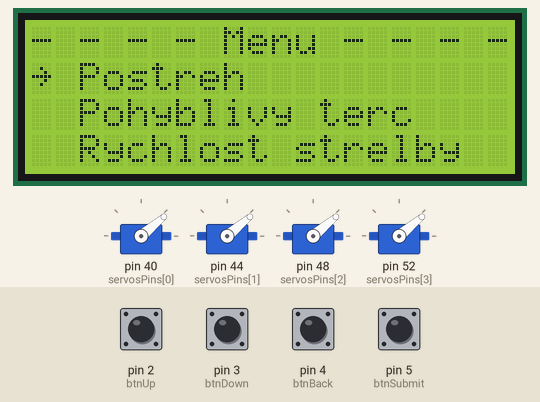
A sketch run on a simulated Arduino Mega 2560, built with avr-gcc and run on an emulated ATmega2560. Parts: 4 × servo, 20×4 character LCD. The inputs (shaded band) are chosen by the test bench; at power-on: pin 2 (btnUp), pin 3 (btnDown), pin 4 (btnBack), pin 5 (btnSubmit) LOW. Random numbers use the default seed unless the sketch sets one; the modem accepts every AT command (registered, SIM ready, sends succeed) and sends nothing else; what the sketch prints to the serial monitor is not drawn.

Above: at 2.1 s.
2.2 s: pin 3 (btnDown) pulled HIGH for 0.15 s
At 3.4 s:
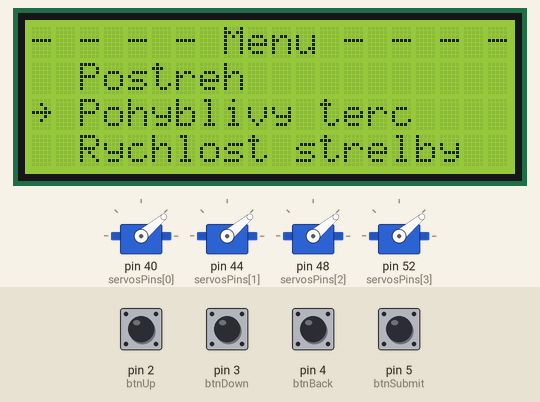
3.8 s: pin 5 (btnSubmit) pulled HIGH for 0.15 s
At 4.1 s:
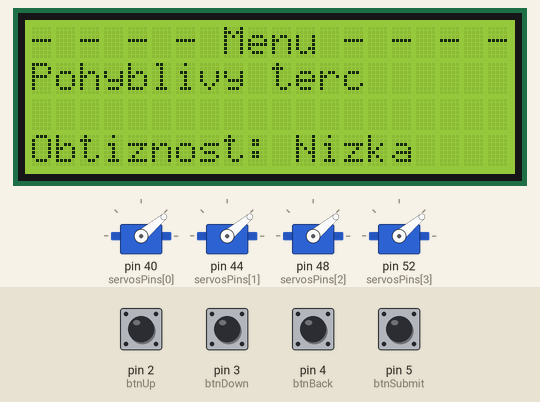
5.4 s: pin 2 (btnUp) pulled HIGH for 0.15 s
At 5.9 s:
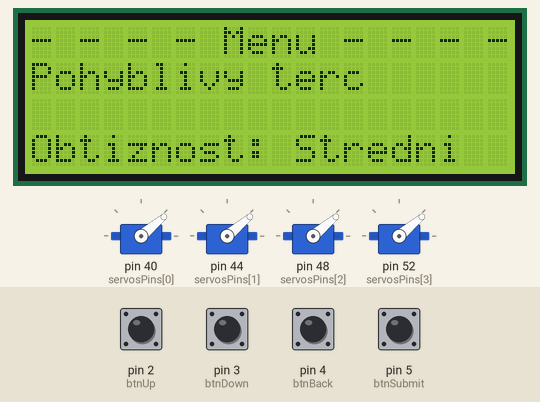
7.0 s: pin 5 (btnSubmit) pulled HIGH for 1 s
At 8.0 s:
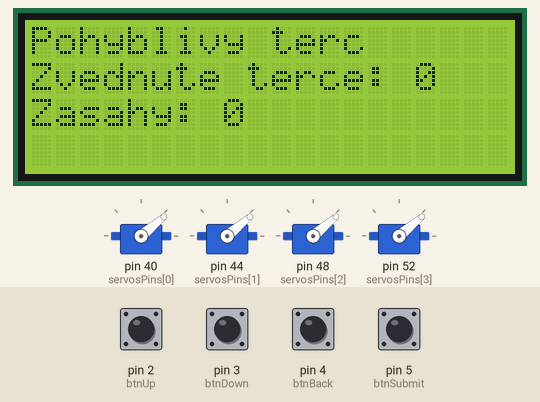
9.5 s: pin 4 (btnBack) pulled HIGH for 0.15 s
At 10.5 s:
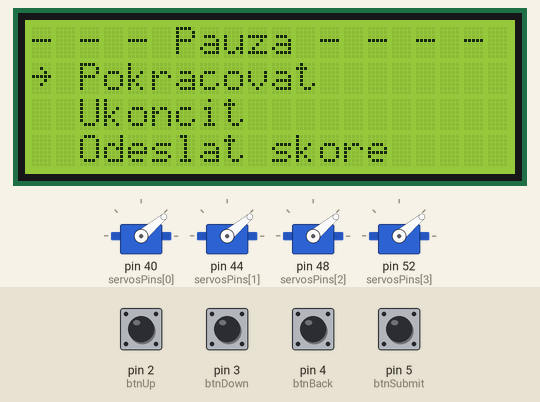
11.1 s: pin 3 (btnDown) pulled HIGH for 1 s
At 11.6 s:
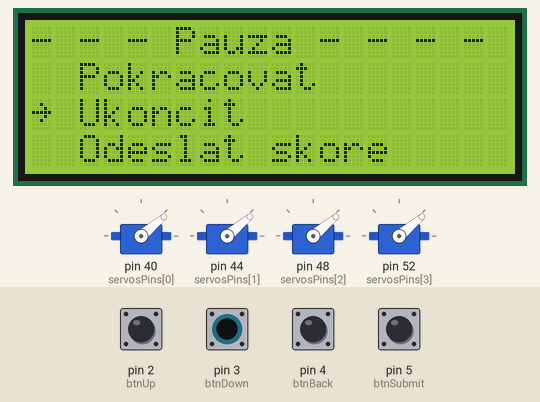
Timing chart, 0 to 14.1 s (numbered marks = the images above; inputs shaded):
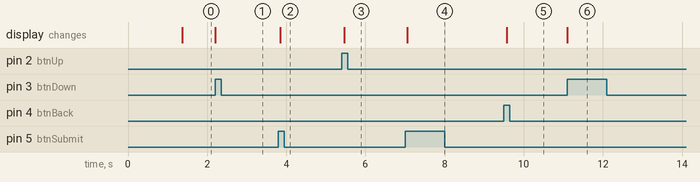

Measured:
- after the input at 2.2 s, the display: changes at once (image 1)
- after the input at 3.8 s, the display: changes after 0.05 s (image 2)
- after the input at 5.4 s, the display: changes after 0.06 s (image 3)
- after the input at 7.0 s, the display: changes after 0.05 s (image 4)
- after the input at 9.5 s, the display: changes after 0.07 s (image 5)
- after the input at 11.1 s, the display: changes at once (image 6)

The sketch:

Reaction.ino
```cpp
#include <Servo.h>
#include <LiquidCrystal_I2C.h>
#include "WiFiEsp.h"
#include "ThingSpeak.h"

#ifndef HAVE_HWSERIAL3
#define ESP_BAUDRATE  19200
#else
#define ESP_BAUDRATE  115200
#endif

char ssid[] = "KTJ CR s.r.o. 2.4G";
char pass[] = "8211182309";
int keyIndex = 0;

unsigned long myChannelNumber = 1584483;
const char * myWriteAPIKey = "CE8YP6BADOJDZD3W";

int servosPins[] = {40, 44, 48, 52};
int laserSensors[] = {38, 42, 46, 50};

int levelSpeed = 1;
int hit, lastMillis = 0;
int currentMillis = 0;
bool targetHit = false;
int level = 1;
int servoUp = 125;
int servoDown = 40;

int btnUp = 2;
int btnDown = 3;
int btnSubmit = 5;
int btnBack = 4;

int btnUpState, lastBtnUpState, btnDownState, lastBtnDownState, btnSubmitState, lastBtnSubmitState, btnBackState, lastBtnBackState, mode, lastMode;
int shots = 0;
int cursorPosition = 1;
int difficulty = 1;
int raisedTargets = 0;
bool labelWrited, modesWrited, paused, selected = false;

byte arrow[] = {
  B00000,
  B00100,
  B00010,
  B11111,
  B00010,
  B00100,
  B00000,
  B00000,
};

String modes[] = {"", "Postreh", "Pohyblivy terc", "Rychlost strelby"};
String difficulties[] = {"", "Nizka  ", "Stredni", "Vysoka "};

Servo servos[4];
LiquidCrystal_I2C lcd(0x27, 20, 4); // SDA, SCL
WiFiEspClient  client;

void setup() {
  Serial.begin(9600);
  for (int i = 0; i < sizeof(servos) / sizeof(Servo); i++) {
    servos[i].attach(servosPins[i]);
    pinMode(laserSensors[i], INPUT);
    servos[i].write(servoDown);
  }

  /* Displej */
  lcd.init();
  lcd.backlight();
  lcd.createChar(0, arrow);
  lcd.clear();
  lcd.setCursor(1, 0);
  lcd.print("Vyukovy simulator");
  lcd.setCursor(2, 2);
  lcd.print("zavodni strelby");

  pinMode(btnUp, INPUT);
  pinMode(btnDown, INPUT);
  pinMode(btnSubmit, INPUT);
  pinMode(btnBack, INPUT);

  setEspBaudRate(ESP_BAUDRATE);
  WiFi.init(&Serial3);
  if (WiFi.status() == WL_NO_SHIELD) {
    Serial.println("WiFi shield not present");
    // don't continue
    while (true);
  }
  Serial.println("found it!");

  ThingSpeak.begin(client);

  menu();
}

void loop() {
  Serial.println("Mode: " + String(mode));
  switch (mode) {
    case 1:
      reaction();
      break;
  }
  scoreStatement();
  btnBackState = digitalRead(btnBack);
  if (btnBackState) {
    lastBtnBackState = btnBackState;
    paused = true;
    labelWrited = false;
    while (paused) {
      if (!labelWrited) {
        lcd.clear();
        lcd.print("- - - Pauza - - - -");
        lcd.setCursor(2, 1);
        lcd.print("Pokracovat");
        lcd.setCursor(2, 2);
        lcd.print("Ukoncit");
        lcd.setCursor(2, 3);
        lcd.print("Odeslat skore");
        cursorPosition = 1;
        lcd.setCursor(0, 1);
        lcd.write(byte(0));
        labelWrited = true;
      }
      btnUpState = digitalRead(btnUp);
      if (btnUpState && btnUpState != lastBtnUpState && cursorPosition > 1) {
        lcd.setCursor(0, cursorPosition);
        lcd.print(" ");
        cursorPosition--;
        lcd.setCursor(0, cursorPosition);
        lcd.write(byte(0));
      }
      lastBtnUpState = btnUpState;
      btnDownState = digitalRead(btnDown);
      if (btnDownState && btnDownState != lastBtnDownState && cursorPosition < 3) {
        lcd.setCursor(0, cursorPosition);
        lcd.print(" ");
        cursorPosition++;
        lcd.setCursor(0, cursorPosition);
        lcd.write(byte(0));
      }
      lastBtnDownState = btnDownState;
      btnSubmitState = digitalRead(btnSubmit);
      if (btnSubmitState && btnSubmitState != lastBtnSubmitState) {
        paused = false;
        switch (cursorPosition) {
          case 1:
            lastMode = 0;
            break;
          case 3:
            sendToDatabase();
          case 2:
            lastBtnSubmitState = btnSubmitState;
            menu();
            break;
        }
      }
      lastBtnSubmitState = btnSubmitState;
      btnBackState = digitalRead(btnBack);
      if (btnBackState && btnBackState != lastBtnBackState) {
        paused = false;
        lastMode = 0;
      }
      lastBtnBackState = btnBackState;
    }
  }
}

void reaction() {
  int Random;
  Serial.println("Difficulty: " + String(difficulty));
  switch(difficulty) {
    case 1:
      difficulty = 3000;
      break;
    case 2:
      difficulty = 2000;
      break;
    case 3:
      difficulty = 500;
      break;
  }

  currentMillis = millis();
  if((currentMillis - lastMillis) > difficulty || targetHit) {
    targetHit = false;
    Servos(40);
    delay(250);
    Random = random(0, 4);
    Serial.println(Random);
    servos[Random].write(servoUp);
    raisedTargets++;
    lastMillis = millis();
  }

  if (digitalRead(laserSensors[Random]) == HIGH && !targetHit) {
    Serial.println("Hit");
    hit++;
    targetHit = true;
    Servos(40);
  }
}

void scoreStatement() {
  if (mode != lastMode) {
    lcd.clear();
    lcd.print(modes[mode]);
    lcd.setCursor(0, 1);
    lcd.print("Zvednute terce:");
    lcd.setCursor(0, 2);
    lcd.print("Zasahy:");
  }
  lastMode = mode;
  lcd.setCursor(16, 1);
  lcd.print(raisedTargets);
  lcd.setCursor(8, 2);
  lcd.print(String(hit));
}

void Servos(int targetPosition) {
  for (int i = 0; i < sizeof(servos); i++) {
    servos[i].write(targetPosition);
  }
}

void menu() {
  labelWrited = false;
  modesWrited = false;
  selected = false;
  difficulty = 1;
  mode = 0;
  while (!selected) {
    if (!labelWrited) {
      lcd.clear();
      lcd.print("- - - - Menu - - - -");
      labelWrited = true;
    }
    if (!mode) {
      if (!modesWrited) {
        for (int i = 1; i < sizeof(modes) / sizeof(String); i++) {
          lcd.setCursor(2, i);
          lcd.print(modes[i]);
        }
        cursorPosition = 1;
        lcd.setCursor(0, 1);
        lcd.write(byte(0));
        modesWrited = true;
      }

      btnUpState = digitalRead(btnUp);
      if (btnUpState && btnUpState != lastBtnUpState && cursorPosition > 1) {
        lcd.setCursor(0, cursorPosition);
        lcd.print(" ");
        cursorPosition--;
        lcd.setCursor(0, cursorPosition);
        lcd.write(byte(0));
      }
      lastBtnUpState = btnUpState;
      btnDownState = digitalRead(btnDown);
      if (btnDownState && btnDownState != lastBtnDownState && cursorPosition < 3) {
        lcd.setCursor(0, cursorPosition);
        lcd.print(" ");
        cursorPosition++;
        lcd.setCursor(0, cursorPosition);
        lcd.write(byte(0));
      }
      lastBtnDownState = btnDownState;
      btnSubmitState = digitalRead(btnSubmit);
      if (btnSubmitState && btnSubmitState != lastBtnSubmitState) {
        mode = cursorPosition;
        labelWrited = false;
        modesWrited = false;
      }
      lastBtnSubmitState = btnSubmitState;
    } else {
      lcd.setCursor(0, 1);
      lcd.print(modes[mode]);
      lcd.setCursor(0, 3);
      lcd.print("Obtiznost:");
      lcd.setCursor(11, 3);
      lcd.print(difficulties[difficulty]);

      btnUpState = digitalRead(btnUp);
      if (btnUpState && btnUpState != lastBtnUpState && difficulty < 3) {
        difficulty++;
      }
      lastBtnUpState = btnUpState;
      btnDownState = digitalRead(btnDown);
      if (btnDownState && btnDownState != lastBtnDownState && difficulty > 1) {
        difficulty--;
      }
      lastBtnDownState = btnDownState;
      btnSubmitState = digitalRead(btnSubmit);
      if (btnSubmitState && btnSubmitState != lastBtnSubmitState) {
        selected = true;
        labelWrited = false;
      }
      lastBtnSubmitState = btnSubmitState;
      btnBackState = digitalRead(btnBack);
      if (btnBackState && btnBackState != lastBtnBackState) {
        mode = 0;
        labelWrited = false;
      }
      lastBtnBackState = btnBackState;
    }
  }
}

void sendToDatabase() {
  lcd.clear();
  lcd.print("Pripojovani");
  if(WiFi.status() != WL_CONNECTED){
    Serial.print("Attempting to connect to SSID: ");
    Serial.println(ssid);
    while(WiFi.status() != WL_CONNECTED){
      WiFi.begin(ssid, pass);  // Connect to WPA/WPA2 network. Change this line if using open or WEP network
      Serial.print(".");
      delay(5000);
    }
    Serial.println("\nConnected.");
  }
  lcd.clear();
  lcd.print("Odesilani: 1");
  int x = ThingSpeak.writeField(myChannelNumber, 1, raisedTargets, myWriteAPIKey);
  if(x == 200){
    Serial.println("Channel update successful.");
    lcd.setCursor(0, 1);
    lcd.print("1 - Odeslano");
  }
  else{
    Serial.println("Problem updating channel. HTTP error code " + String(x));
    lcd.setCursor(0, 1);
    lcd.print("1 - Neodeslano");
  }
  lcd.setCursor(0, 0);
  lcd.print("Odesilani: 2");
  delay(15000);
  x = ThingSpeak.writeField(myChannelNumber, 2, hit, myWriteAPIKey);
  if(x == 200){
    Serial.println("Channel update successful.");
    lcd.setCursor(0, 2);
    lcd.print("2 - Odeslano");
  }
  else{
    Serial.println("Problem updating channel. HTTP error code " + String(x));
    lcd.setCursor(0, 2);
    lcd.print("2 - Neodeslano");
  }
  delay(1000);
}

void setEspBaudRate(unsigned long baudrate){
  long rates[6] = {115200,74880,57600,38400,19200,9600};

  Serial.print("Setting ESP8266 baudrate to ");
  Serial.print(baudrate);
  Serial.println("...");

  for(int i = 0; i < 6; i++){
    Serial3.begin(rates[i]);
    delay(100);
    Serial3.print("AT+UART_DEF=");
    Serial3.print(baudrate);
    Serial3.print(",8,1,0,0\r\n");
    delay(100);
  }

  Serial3.begin(baudrate);
}
```
